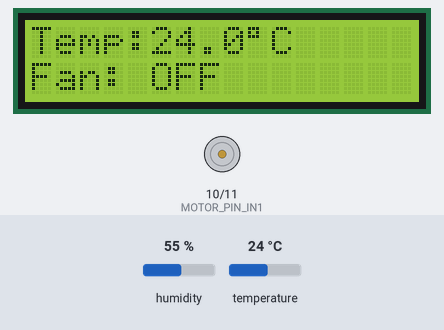
A sketch run on a simulated Arduino Uno, built with avr-gcc and run on an emulated ATmega328P. Shown: 16×2 character LCD, motor-driver pin pairs drawn as motors (green arrow = first pin HIGH = forward, orange = second pin HIGH = backward, longer = more drive, scaled by the enable pin). Inputs (shaded band) come from the test bench; at power-on: temperature 24 °C, humidity 55 %. What the sketch prints to the serial monitor is not drawn.

Above: at 5.2 s.
5.3 s: temperature set to 26 °C
At 7.2 s:
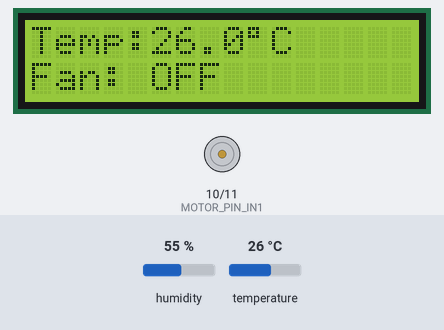
8.0 s: temperature set to 29 °C
At 9.3 s:
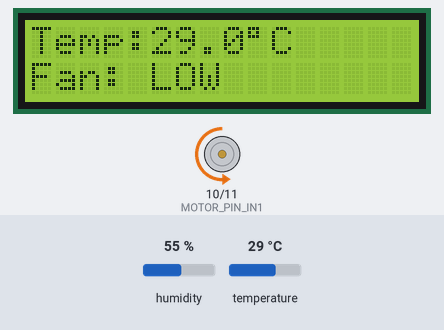
10.7 s: temperature set to 38 °C
At 13.5 s:
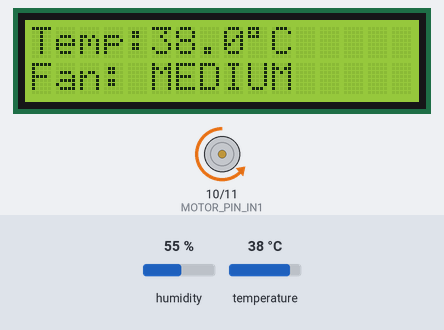
13.8 s: temperature set to 41 °C
At 15.7 s:
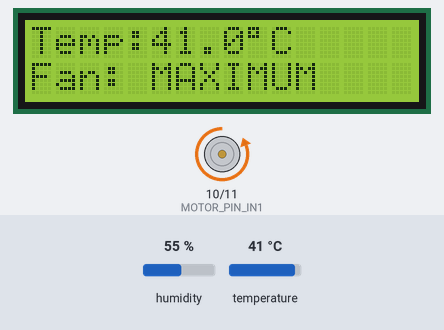
Timing chart, 0 to 17.2 s (numbered marks = the images above; inputs shaded):
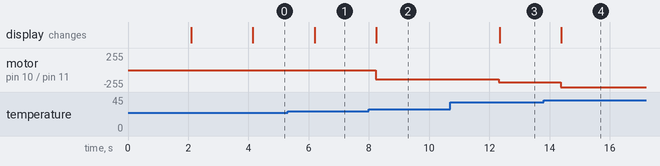

The sketch:

temp_controlled_fan.ino
```cpp
#include <Wire.h>
#include <LiquidCrystal_I2C.h>
#include <DHT.h>

// --- SETTINGS ---
#define I2C_ADDRESS 0x27
#define DHTPIN 7
#define DHTTYPE DHT11
#define MOTOR_PIN_ENA 9
#define MOTOR_PIN_IN1 10
#define MOTOR_PIN_IN2 11

// Updated Thresholds
#define TEMP_OFF 28
#define TEMP_LOW 35
#define TEMP_HIGH 40

DHT dht(DHTPIN, DHTTYPE);
LiquidCrystal_I2C lcd(I2C_ADDRESS, 16, 2);

void setup() {
  // Give the LCD time to stabilize after power-on
  delay(2000);

  Serial.begin(9600);
  dht.begin();

  // Initialize LCD
  lcd.init();
  lcd.backlight();

  // Boot Screen
  lcd.setCursor(0, 0);
  lcd.print("  SMART FAN    ");
  lcd.setCursor(0, 1);
  lcd.print("  INITIALIZING  ");

  pinMode(MOTOR_PIN_ENA, OUTPUT);
  pinMode(MOTOR_PIN_IN1, OUTPUT);
  pinMode(MOTOR_PIN_IN2, OUTPUT);

  // Set motor direction (L298N)
  digitalWrite(MOTOR_PIN_IN1, LOW);
  digitalWrite(MOTOR_PIN_IN2, HIGH);

  delay(2000);
  lcd.clear();
}

void loop() {
  float temp = dht.readTemperature();

  if (isnan(temp)) {
    // Error handling for sensor disconnection
    lcd.setCursor(0, 0);
    lcd.print("SENSOR ERROR    ");
    lcd.setCursor(0, 1);
    lcd.print("CHECK WIRING    ");
    Serial.println("[ERROR] DHT11 Sensor Glitch");
  }
  else {
    int speed = 0;
    String label = "";

    // --- REVISED CONTROL LOGIC ---
    if (temp >= TEMP_HIGH) {
      speed = 255;       // 100% PWM
      label = "MAXIMUM";
    }
    else if (temp >= TEMP_LOW) {
      speed = 185;       // ~72% PWM
      label = "MEDIUM ";
    }
    else if (temp >= TEMP_OFF) {
      speed = 140;       // ~55% PWM (enough torque to start)
      label = "LOW    ";
    }
    else {
      speed = 0;         // Fan OFF
      label = "OFF    ";
    }

    analogWrite(MOTOR_PIN_ENA, speed);

    // --- LCD DISPLAY UPDATES ---
    lcd.setCursor(0, 0);
    lcd.print("Temp:");
    lcd.print(temp, 1);
    lcd.print((char)223); // Degree symbol
    lcd.print("C  ");

    lcd.setCursor(0, 1);
    lcd.print("Fan: ");
    lcd.print(label);

    // Serial Monitor backup for debugging
    Serial.print("Temp: "); Serial.print(temp); Serial.print("C | ");
    Serial.print("Fan: "); Serial.println(label);
  }

  // Refresh rate: 2 seconds is optimal for DHT11
  delay(2000);
}
```

Measured:
- the behaviour switches between 27 and 28 °C on temperature (found by bisection; images 1 and 2)
- the behaviour switches between 39 and 40 °C on temperature (found by bisection; images 3 and 4)
- after the input at 5.3 s, the display: changes after 0.90 s (image 1)
- after the input at 8.0 s, motor on pin 10 (MOTOR_PIN_IN1) / pin 11 (MOTOR_PIN_IN2): stopped → backward 140/255 after 0.22 s; the display: changes after 0.24 s (image 2)
- after the input at 10.7 s, motor on pin 10 (MOTOR_PIN_IN1) / pin 11 (MOTOR_PIN_IN2): backward 140/255 → backward 185/255 after 1.6 s; the display: changes after 1.6 s (image 3)
- after the input at 13.8 s, motor on pin 10 (MOTOR_PIN_IN1) / pin 11 (MOTOR_PIN_IN2): backward 185/255 → backward 255/255 after 0.56 s; the display: changes after 0.59 s (image 4)
